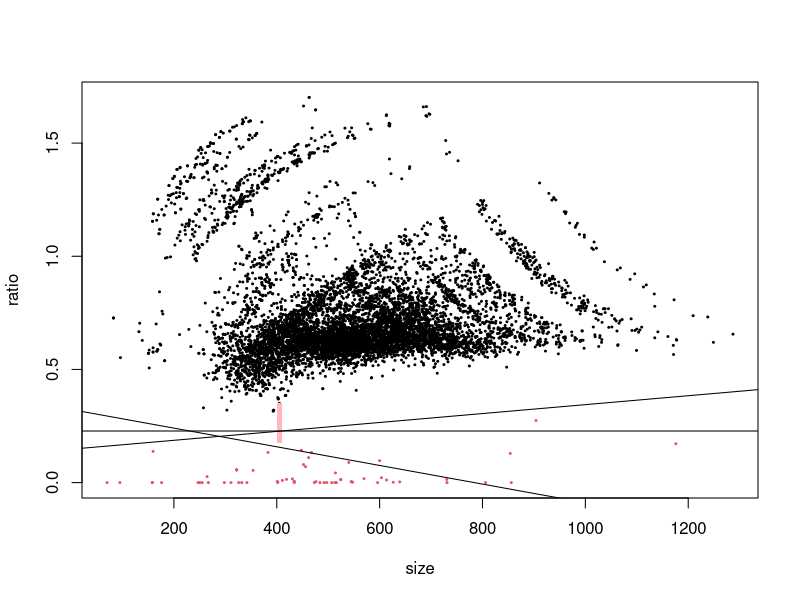

Generate this figure with R:
library(tools)
allData <- read.csv("output.tsv", sep="\t", header=TRUE)
get_ext <- Vectorize(function(filename) {
    ext <- substr(file_ext(filename), start=1, stop=3)
    if (ext == "py3") {
        ext <- "py"
    }
    else if (ext == "dpr") {
        ext <- "pas"
    }
    return(ext)
})
allData$i_ext <- get_ext(allData$i_filename)
allData$j_ext <- get_ext(allData$j_filename)
summary(as.factor(allData$i_ext))
data    <- data.frame(
    ans     = as.factor(allData$ans),
    ratio   = allData$dist_ratio,
    dist    = allData$dist,
    size    = allData$mess_size,
    extpair = as.factor(ifelse(allData$i_ext == allData$j_ext, allData$i_ext, "ne")))
rm(allData)
with(data, plot(ratio ~ size, col=ans, pch=20, cex=0.4))

rect(400, 0.35/2, 410, 0.35, col="lightpink", border=NA)

data.split <- split(data, data$size <= 400 - 40)
data.small <- data.split$`TRUE`
data.rest  <- data.split$`FALSE`
rm(data.split)

classifier <- glm(ans ~ size + ratio, data=data.small, family=binomial)
slope      <- coef(classifier)[2]/(-coef(classifier)[3])
intercept  <- coef(classifier)[1]/(-coef(classifier)[3])
abline(intercept, slope)
print(c(intercept, slope))

classifier <- glm(ans ~ size + ratio, data=data.rest, family=binomial)
slope      <- coef(classifier)[2]/(-coef(classifier)[3])
intercept  <- coef(classifier)[1]/(-coef(classifier)[3])
abline(intercept, slope)
print(c(intercept, slope))

abline(0.228, 0)
